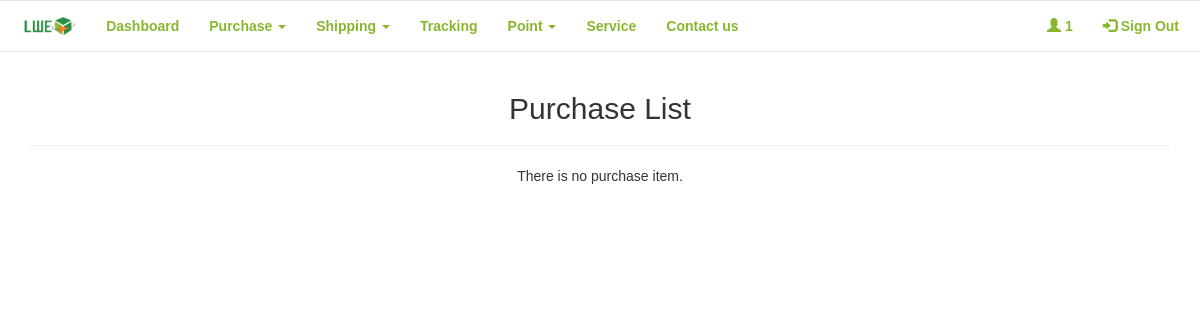
The app's page /LWE_Buy/purchasehistory.php, older data.
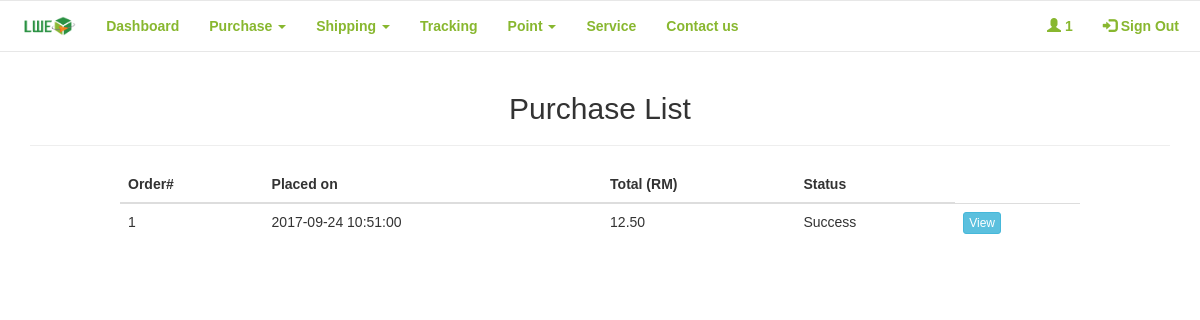
The same page, newer data.
### tables this page shows
CREATE TABLE `order_list` (
  `ol_id` int(11) NOT NULL,
  `user_id` int(11) NOT NULL,
  `status` varchar(15) NOT NULL,
  `datetime` timestamp NOT NULL DEFAULT CURRENT_TIMESTAMP ON UPDATE CURRENT_TIMESTAMP,
  `price` decimal(10,2) DEFAULT NULL
);

### LWE_Buy/purchasehistory.php (the view, shortened to what this page needs)
<?php
require_once 'connection/config.php';
$purchaselistQuery = $db->prepare("
    SELECT *
    FROM order_list
    WHERE user_id=:user_id AND status = 'Success'
    ORDER BY datetime desc
");
$purchaselistQuery->execute([
    'user_id' => $_SESSION['user_id']
]);
$purchaselist = $purchaselistQuery->rowCount() ? $purchaselistQuery : [];
?>
<!DOCTYPE html>
<html data-ng-app="myApp">
    <head>
        <link href="frameworks/css/bootstrap.min.css" rel="stylesheet"/>
        <link href="frameworks/css/style.css" rel="stylesheet"/>
    </head>
    <body background="resources/img/bg.jpg">
        <center>
            <div class="row">
                <?php include_once('nav.php')?>
            </div>
            <div class="container">
                <h2>Purchase List</h2>
                <hr/>
            </div>
            <section class = "content">
                <div class="row">
                    <div class="col-xs-12 col-md-12 col-lg-12">
                        <?php if(!empty($purchaselist)): ?>
                        <table class="table thead-bordered table-hover purchaselist" style="width:80%">
                            <thead>
                                <tr>
                                    <th>Order#</th>
                                    <th>Placed on</th>
                                    <th>Total (RM)</th>
                                    <th>Status</th>
                                </tr>
                            </thead>
                            <?php foreach($purchaselist as $purchase): ?>
                            <tbody class="purchase">
                                <tr>
                                    <td><?php echo $purchase['ol_id']; ?></td>
                                    <td><?php echo $purchase['datetime']; ?></td>
                                    <td><?php echo $purchase['price']; ?></td>
                                    <td><?php echo $purchase['status']; ?></td>
                                    <td><a href="purchaseview.php?order_id=<?php echo $purchase['ol_id']; ?>" class="btn btn-xs btn-info">View</a></td>
                                </tr>
                            </tbody>
                            <?php endforeach; ?>
                        </table>
                        <?php else: ?>
                            <p>There is no purchase item.</p>
                        <?php endif; ?>
                    </div>
                </div>
            </section>
        </center>
    </body>
</html>

Row changes from the older to the newer data that the page shows:
added order_list: ol_id "1", datetime "2017-09-24 10:51:00", price "12.50", status "Success"
Text that changed along with them:
text no longer shown: "There is no purchase item."
text now shown: "Order# Placed on Total (RM) Status"
